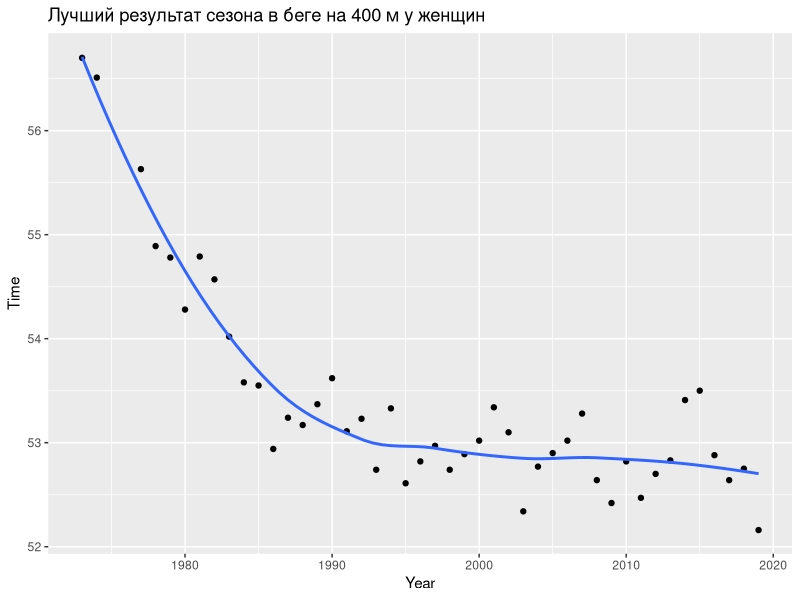
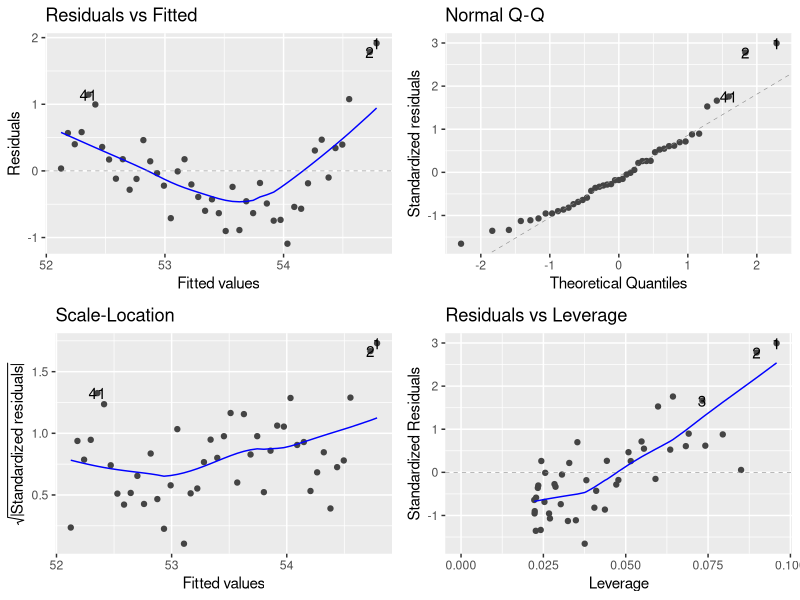
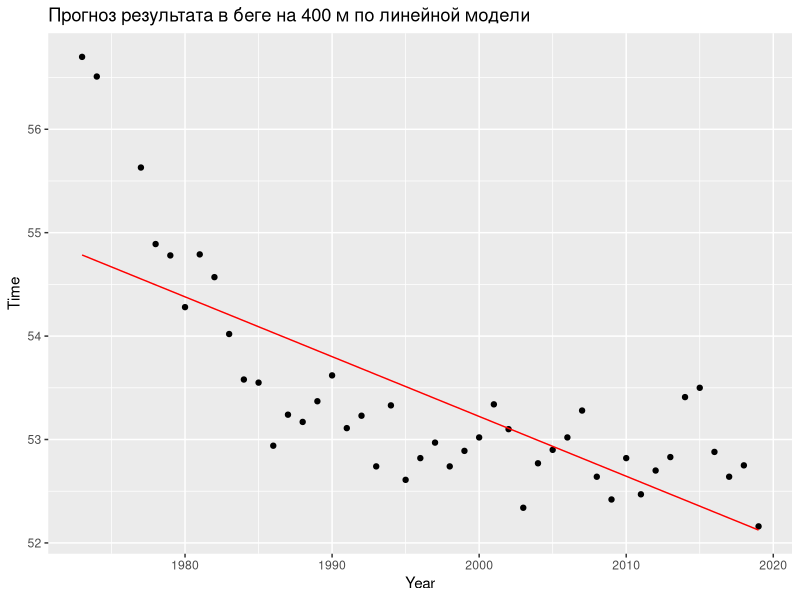
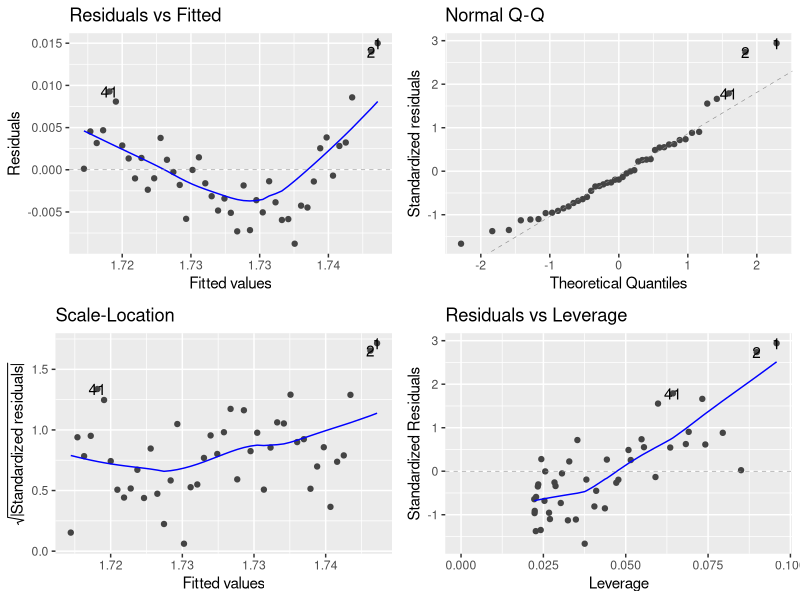
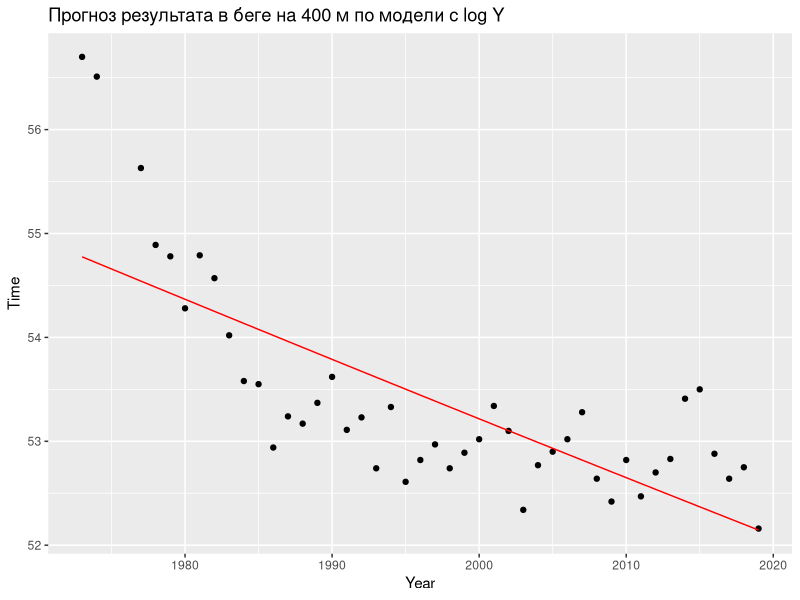
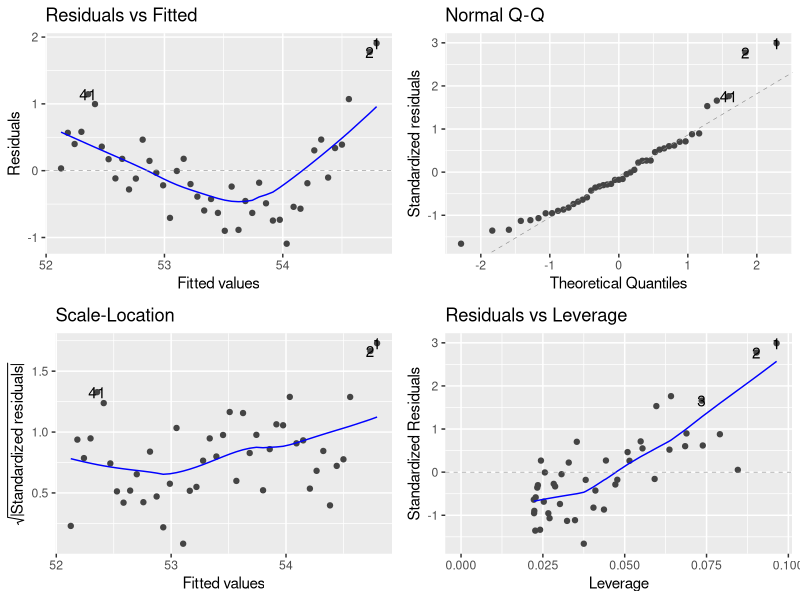
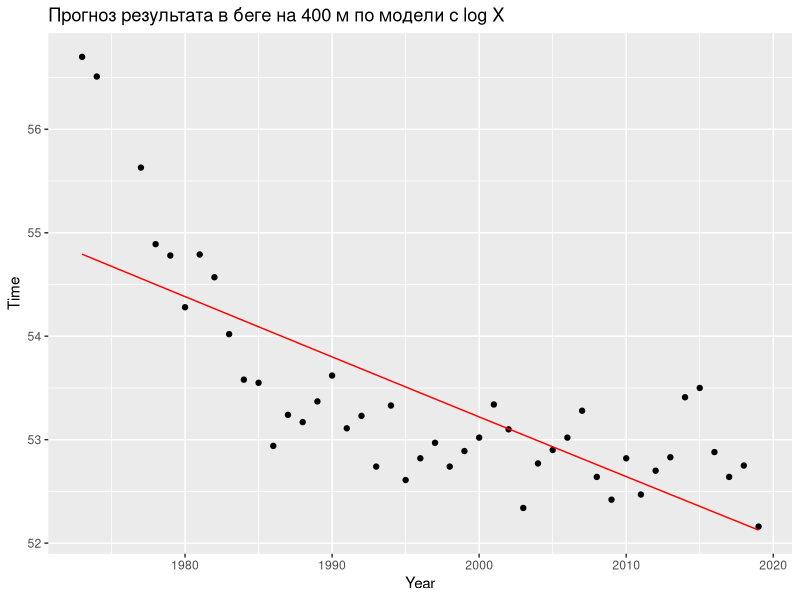
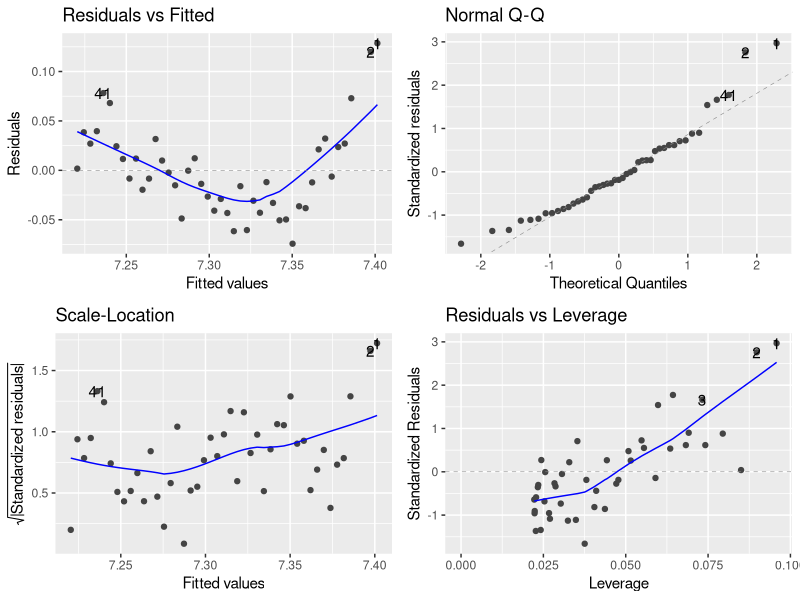

These charts were generated, in order, by the following R code:
## ---- chunk 1
knitr::opts_chunk$set(echo = TRUE, warning = FALSE)
options(width = 100) # ширина текстового вывода
options(digits = 3) # число знаков после запятой в выводе 
## ---- chunk 2
library(tidyverse) # манипулирование данными 
library(ggplot2) # визуализация 
library(ggfortify) # визуализация диагностических графиков
library(modelr) # вспомогательные функции для работы с моделями
library(broom) # преобразование результатов моделирования в табличный вид
library(GGally) # построение матрицы диаграмм рассеяния 
library(car) # функции для степенных преобразований
library(purrr) # функциональное программирование
## ---- chunk 3
runners <- read_csv2("data/runners.csv")
head(runners) %>% knitr::kable()
## ---- chunk 4
runners <- na.omit(runners)
head(runners) %>% knitr::kable()
## ---- chunk 5
runners %>%
  ggplot(aes(Year, Time)) +
  geom_point() +
  geom_smooth(se = F) +
  labs(title = 'Лучший результат сезона в беге на 400 м у женщин')
## ---- chunk 6
m_lin <- lm(Time ~ Year, data = runners)
autoplot(m_lin)

## ---- chunk 7
pred_lin <- 
  runners %>%
  add_predictions(m_lin, var = "Predicted") %>%
  select(Year, Time, Predicted)

pred_lin %>%
  ggplot(aes(Year, Time)) +
  geom_point() +
  geom_line(aes(Year, Predicted), color = "red") +
  labs(title = "Прогноз результата в беге на 400 м по линейной модели")
## ---- chunk 8
m_log <- lm(log10(Time) ~ Year, data = runners)
autoplot(m_log)

## ---- chunk 9
pred_log <- 
  runners %>%
  add_predictions(m_log, var = "Predicted") %>%
  select(Year, Time, Predicted) %>% # Прогноз логарифма результата
  mutate(Predicted = 10^Predicted)

pred_log %>%
  ggplot(aes(Year, Time)) +
  geom_point() +
  geom_line(aes(Year, Predicted), color = "red") +
  labs(title = "Прогноз результата в беге на 400 м по модели с log Y")

## ---- chunk 10
m_logx <- lm(Time ~ log10(Year), data = runners)
autoplot(m_logx)
## ---- chunk 11
pred_logx <- 
  runners %>%
  add_predictions(m_logx, var = "Predicted") %>% # Не надо преобразовывать Y
  select(Year, Time, Predicted)

pred_logx %>%
  ggplot(aes(Year, Time)) +
  geom_point() +
  geom_line(aes(Year, Predicted), color = "red") +
  labs(title = "Прогноз результата в беге на 400 м по модели с log X")

## ---- chunk 12
m_sqrt <- lm(sqrt(Time) ~ Year, data = runners)
autoplot(m_sqrt)
## ---- chunk 13
pred_sqrt <- 
  runners %>%
  add_predictions(m_sqrt, var = "Predicted") %>%
  select(Year, Time, Predicted) %>% # Прогноз логарифма результата
  mutate(Predicted = Predicted^2)

pred_sqrt %>%
  ggplot(aes(Year, Time)) +
  geom_point() +
  geom_line(aes(Year, Predicted), color = "red") +
  labs(title = "Прогноз результата в беге на 400 м по модели с корнем")
## ---- chunk 14
m_inv <- lm(1/Time ~ Year, data = runners)
autoplot(m_inv)
## ---- chunk 15
pred_inv <- 
  runners %>%
  add_predictions(m_inv, var = "Predicted") %>%
  select(Year, Time, Predicted) %>% # Прогноз 1/результата
  mutate(Predicted = 1/Predicted)

pred_inv %>%
  ggplot(aes(Year, Time)) +
  geom_point() +
  geom_line(aes(Year, Predicted), color = "red") +
  labs(title = "Прогноз результата в беге на 400 м по модели с 1/Y")

## ---- chunk 16
powerTransform(m_lin)
## ---- chunk 17

m_pow <- lm(Time^-6.5 ~ Year, data = runners)
autoplot(m_pow)

## ---- chunk 18
pred_pow <- 
  runners %>%
  add_predictions(m_pow, var = "Predicted") %>%
  select(Year, Time, Predicted) %>% # Прогноз 1/результата
  mutate(Predicted = Predicted^(1/-6.5))

pred_pow %>%
  ggplot(aes(Year, Time)) +
  geom_point() +
  geom_line(aes(Year, Predicted), color = "red") +
  labs(title = "Прогноз результата в беге на 400 м по модели с преобразованием Бокса-Кокса")
## ---- chunk 19
m_poly <- lm(Time ~ poly(Year, 2, raw = T), data = runners)
autoplot(m_poly)
## ---- chunk 20
m_poly <- lm(Time ~ poly(Year, 3, raw = T), data = runners)
autoplot(m_poly)
## ---- chunk 21
pred_poly <- 
  runners %>%
  add_predictions(m_poly, var = "Predicted") %>%
  select(Year, Time, Predicted)

pred_poly %>%
  ggplot(aes(Year, Time)) +
  geom_point() +
  geom_line(aes(Year, Predicted), color = "red") +
  labs(title = "Прогноз результата в беге на 400 м по полиномиальной модели")
## ---- chunk 22
errors <- function(actual, predicted) {
  error <- actual - predicted
  abs_error <- abs(actual - predicted)
  percent_error <- abs_error/actual
  
  ME <- mean(error, na.rm = T)
  MAE <- mean(abs_error, na.rm = T)
  MAPE <- mean(percent_error, na.rm = T)
  MSE <- mean(error^2, na.rm = T)
  RMSE <- sqrt(MSE)
  
  tibble(ME, MAE, MAPE, MSE, RMSE)
}
## ---- chunk 23
errors(pred_lin$Time, pred_lin$Predicted)
## ---- chunk 24
pred_lin %>%
  with(errors(Time, Predicted))
## ---- chunk 25
all_models <- 
  bind_rows("Линейная модель" = pred_lin, 
          "Модель с log Y" = pred_log, 
          "Модель с log X" = pred_logx, 
          "Модель с 1/Y" = pred_inv, 
          "Модель с sqrt Y" = pred_sqrt,
          "Модель Бокса-Кокса" = pred_pow, 
          "Полиномиальная модель" = pred_poly,
          .id = "Model")

all_models %>%
  group_by(Model) %>%
  summarise(errors = list(errors(Time, Predicted))) %>%
  unnest() %>%
  arrange(MAPE) %>%
  knitr::kable()
